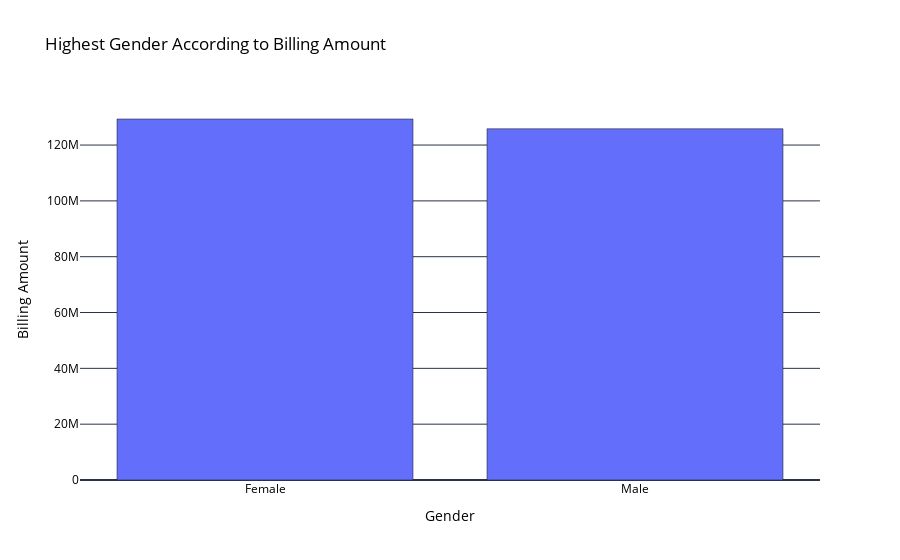
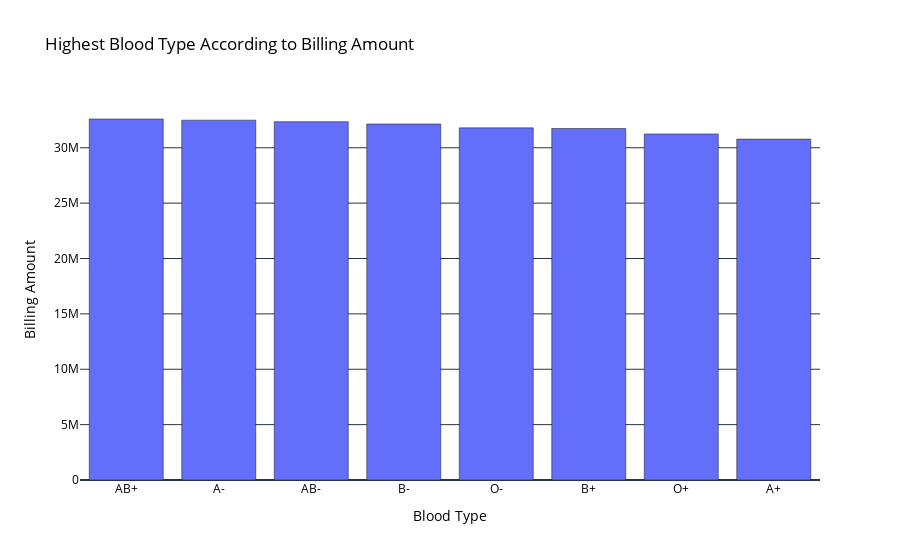
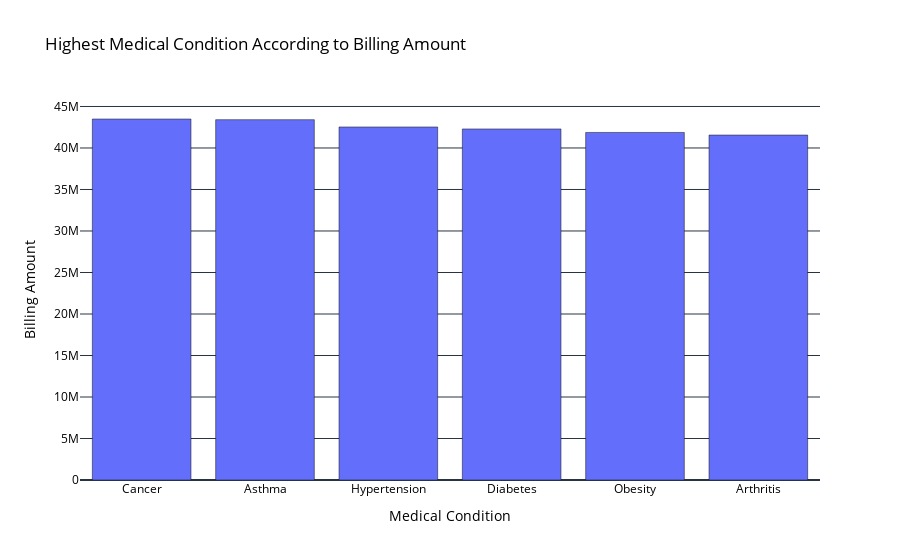
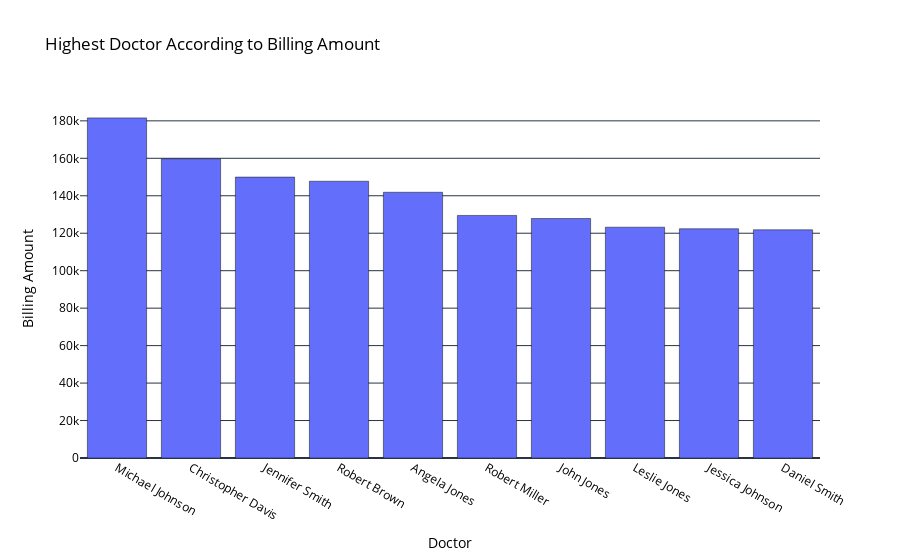

These figures' notebook cell, in order:
### Code cell
# Highest "Features" according to Billing Amount

for i in cols:
    
    if i == 'Gender':

        char_bar = df.groupby(['Gender'])[['Billing Amount']].sum().reset_index()
        char_bar = char_bar.sort_values(by=("Billing Amount"), ascending=False)

        top = char_bar.head(10)
        fig = go.Figure()
        fig.add_trace(go.Bar(x=top['Gender'], y=top["Billing Amount"]))

        fig.update_layout(title="Highest Gender According to " + 'Billing Amount',
                          xaxis_title='Gender',
                          yaxis_title= "Billing Amount",
                          plot_bgcolor='white', 
                          paper_bgcolor='white',  
                          font=dict(color='black'))

        pyo.init_notebook_mode(connected=True)
        pyo.iplot(fig)

    else:
        char_bar = df.groupby([i])[['Billing Amount']].sum().reset_index()
        char_bar = char_bar.sort_values(by=("Billing Amount"), ascending=False)

        top = char_bar.head(10)
        fig = go.Figure()
        fig.add_trace(go.Bar(x=top[i], y=top['Billing Amount']))

        fig.update_layout(title="Highest " + i + " According to Billing Amount",
                          xaxis_title= i,
                          yaxis_title= "Billing Amount",
                          plot_bgcolor='white', 
                          paper_bgcolor='white',  
                          font=dict(color='black'))

        pyo.init_notebook_mode(connected=True)
        pyo.iplot(fig)

### Figure 1 — Plotly figure (JSON) as saved in the notebook; plotly's stock layout.template omitted (floating-point values rounded to 4 significant figures)
{"data": [{"x": ["Female", "Male"], "y": [129300000.0, 125800000.0], "type": "bar"}], "layout": {"font": {"color": "black"}, "paper_bgcolor": "white", "plot_bgcolor": "white", "title": {"text": "Highest Gender According to Billing Amount"}, "xaxis": {"title": {"text": "Gender"}}, "yaxis": {"title": {"text": "Billing Amount"}}}}

### Figure 2 — Plotly figure (JSON) as saved in the notebook; plotly's stock layout.template omitted (floating-point values rounded to 4 significant figures)
{"data": [{"x": ["AB+", "A-", "AB-", "B-", "O-", "B+", "O+", "A+"], "y": [32600000.0, 32490000.0, 32360000.0, 32150000.0, 31800000.0, 31740000.0, 31250000.0, 30780000.0], "type": "bar"}], "layout": {"font": {"color": "black"}, "paper_bgcolor": "white", "plot_bgcolor": "white", "title": {"text": "Highest Blood Type According to Billing Amount"}, "xaxis": {"title": {"text": "Blood Type"}}, "yaxis": {"title": {"text": "Billing Amount"}}}}

### Figure 3 — Plotly figure (JSON) as saved in the notebook; plotly's stock layout.template omitted (floating-point values rounded to 4 significant figures)
{"data": [{"x": ["Cancer", "Asthma", "Hypertension", "Diabetes", "Obesity", "Arthritis"], "y": [43490000.0, 43410000.0, 42530000.0, 42300000.0, 41870000.0, 41560000.0], "type": "bar"}], "layout": {"font": {"color": "black"}, "paper_bgcolor": "white", "plot_bgcolor": "white", "title": {"text": "Highest Medical Condition According to Billing Amount"}, "xaxis": {"title": {"text": "Medical Condition"}}, "yaxis": {"title": {"text": "Billing Amount"}}}}

### Figure 4 — Plotly figure (JSON) as saved in the notebook; plotly's stock layout.template omitted (floating-point values rounded to 4 significant figures)
{"data": [{"x": ["Michael Johnson", "Christopher Davis", "Jennifer Smith", "Robert Brown", "Angela Jones", "Robert Miller", "John Jones", "Leslie Jones", "Jessica Johnson", "Daniel Smith"], "y": [181600.0, 159800.0, 150000.0, 147700.0, 141900.0, 129500.0, 127900.0, 123200.0, 122400.0, 121800.0], "type": "bar"}], "layout": {"font": {"color": "black"}, "paper_bgcolor": "white", "plot_bgcolor": "white", "title": {"text": "Highest Doctor According to Billing Amount"}, "xaxis": {"title": {"text": "Doctor"}}, "yaxis": {"title": {"text": "Billing Amount"}}}}
